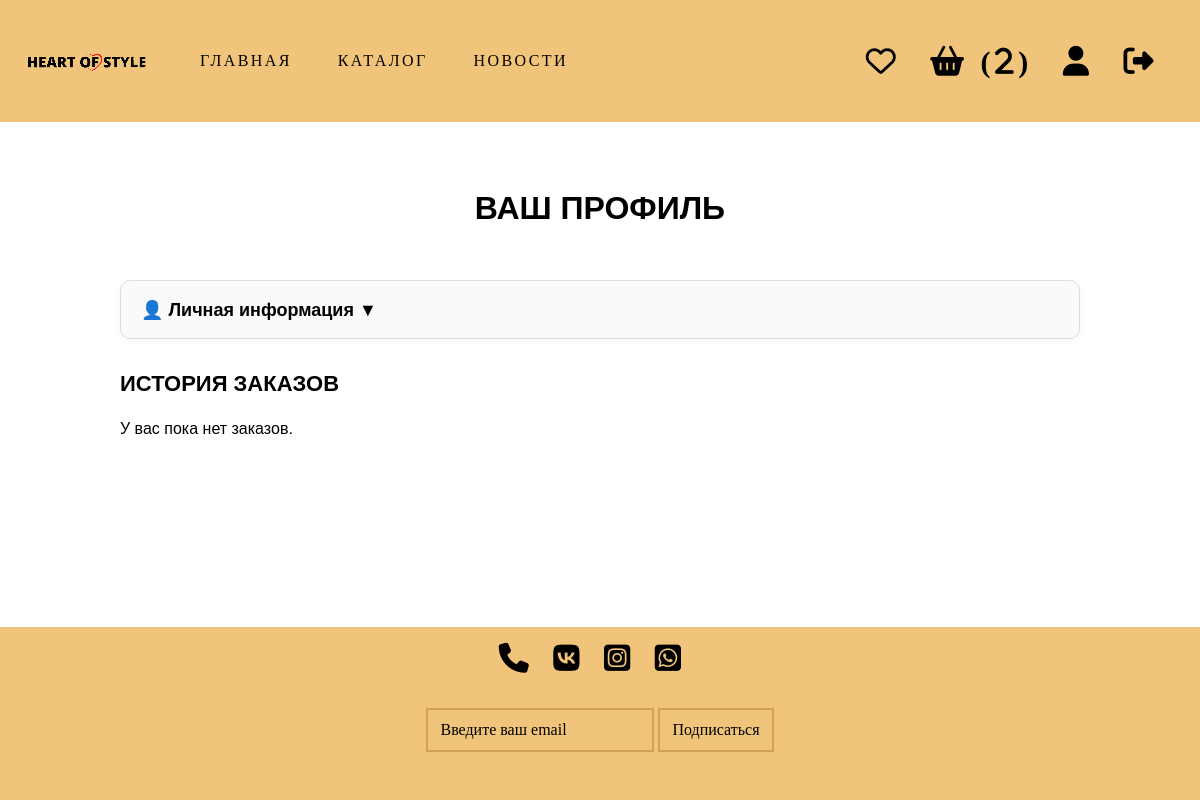
Page /profile/ (signed in) on the earlier database version.
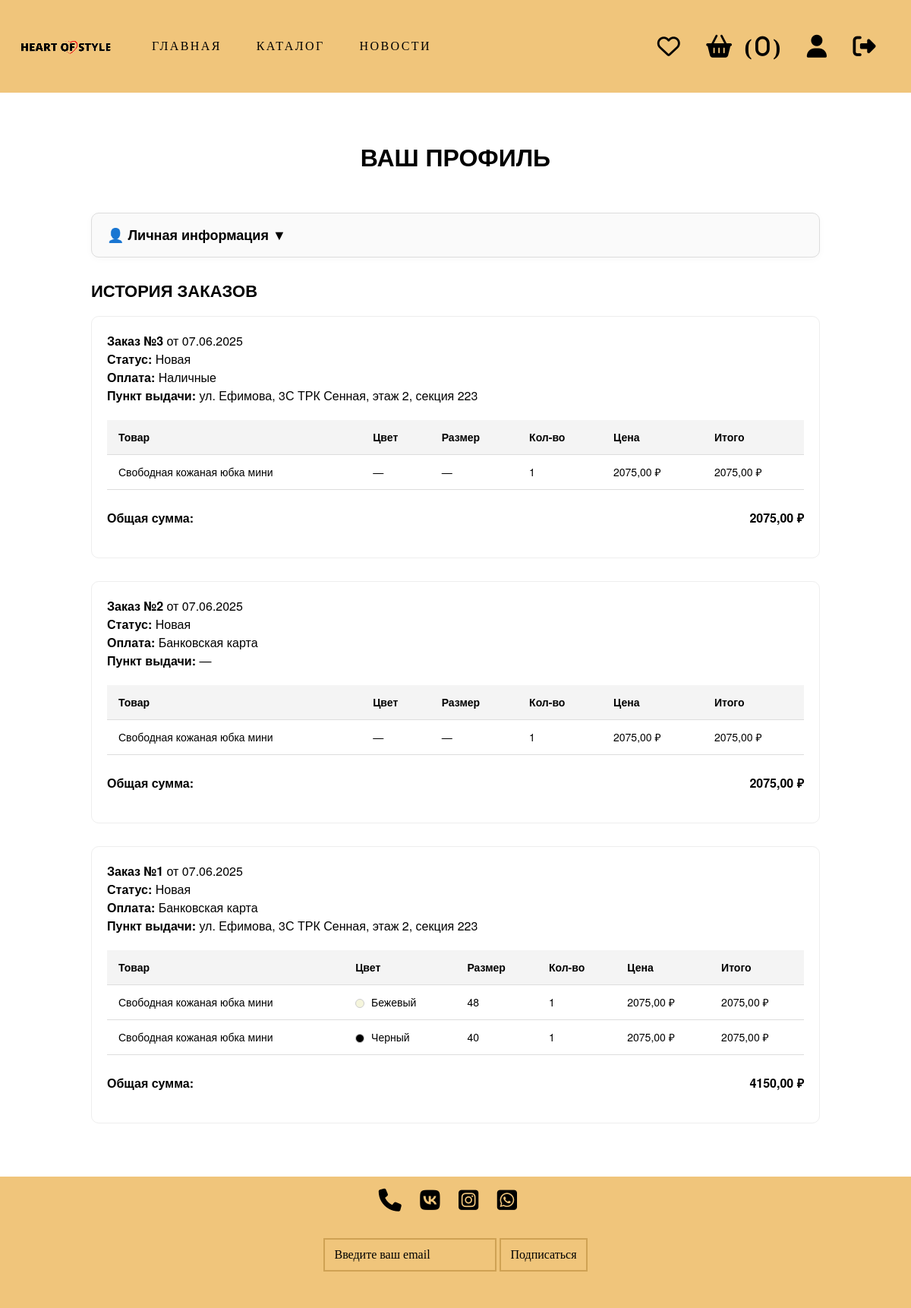
Same page on the later database version.
### backend/general/models.py (models this page shows, shortened)
class Cart(models.Model):
    user = models.OneToOneField(User, on_delete=models.CASCADE)
    created_at = models.DateTimeField(auto_now_add=True)
    updated_at = models.DateTimeField(auto_now=True)
    @property
    def total_items(self):
        return self.items.count()

class Order(models.Model):
    TYPE_PAYMENT_CHOICES = [
        ("0", "Банковская карта "),
        ("1", "Наличные"),
    ]
    STATUS_CHOICES = [
        ("0", "Новая"),
        ("1", "В Обработке"),
        ("2", "Принята"),
        ("3", "Завершена"),
        ("4", "Отменена"),
    ]
    user = models.ForeignKey(
        User,
        on_delete=models.CASCADE
    )
    address = models.ForeignKey(
        PickupPoint,
        on_delete=models.SET_NULL,
        null=True,
        blank=False
    )
    type_payment = models.CharField(max_length=1, choices=TYPE_PAYMENT_CHOICES)
    status = models.CharField(max_length=1, choices=STATUS_CHOICES, default='0')
    date_at = models.DateTimeField(auto_now_add=True, verbose_name='Дата создания')
    product = models.ManyToManyField(
        Product,
        related_name='orders'
    )
    cancel_reason = models.CharField(max_length=200, null=True, blank=True)
    @property
    def total_price(self):
        return sum(item.total_price for item in self.items.all())

class PickupPoint(models.Model):
    address = models.CharField(max_length=255, unique=True)
    def __str__(self):
        return self.address

class OrderItem(models.Model):
    order = models.ForeignKey(Order, on_delete=models.CASCADE, related_name='items')
    product = models.ForeignKey(Product, on_delete=models.CASCADE)
    quantity = models.PositiveIntegerField(default=1)
    price = models.DecimalField(max_digits=10, decimal_places=2)  # цена на момент заказа
    color = models.ForeignKey(Color, on_delete=models.SET_NULL, null=True, blank=True)
    size = models.ForeignKey(Size, on_delete=models.SET_NULL, null=True, blank=True)
    @property
    def total_price(self):
        return self.quantity * self.price

class Product(models.Model):
    name = models.CharField(max_length=100)
    description = models.TextField()
    price = models.DecimalField(max_digits=10, decimal_places=2)
    created_at = models.DateTimeField(auto_now_add=True)

class Color(models.Model):
    name = models.CharField(max_length=100)
    hex_code=models.CharField(max_length=7, default='#FFFFFF')

class Size(models.Model):
    name = models.CharField(max_length=100)

### backend/general/views.py (the view)
# urls.py: path('profile/', profile, name='profile'),
def profile(request):
    orders = Order.objects.filter(user=request.user).prefetch_related(
        'items__product', 'items__color', 'items__size'
    ).select_related('address').order_by('-date_at')
    return render(request, 'profile.html', {
        'orders': orders,
    })

### frontend/templates/profile.html (shortened to what this page needs)
{% extends 'base.html' %}
{% load static %}
{% block content %}
<div class="profile-container">
  <h1 class="profile-title">ВАШ ПРОФИЛЬ</h1>
  <details class="user-info">
    <summary>👤 Личная информация</summary>
  </details>
  <h2 class="order-history-title">История заказов</h2>
  {% for order in orders %}
    <div class="order-block">
      <p><strong>Заказ №{{ order.id }}</strong> от {{ order.date_at|date:"d.m.Y" }}</p>
      <p><strong>Статус:</strong> {{ order.get_status_display }}</p>
      <p><strong>Оплата:</strong> {{ order.get_type_payment_display }}</p>
      <p><strong>Пункт выдачи:</strong> {{ order.address|default:"—" }}</p>
      <table class="order-table">
        <thead>
          <tr>
            <th>Товар</th>
            <th>Цвет</th>
            <th>Размер</th>
            <th>Кол-во</th>
            <th>Цена</th>
            <th>Итого</th>
          </tr>
        </thead>
        <tbody>
          {% for item in order.items.all %}
            <tr>
              <td>{{ item.product.name }}</td>
              <td>
                {% if item.color %}
                  <span class="color-circle" style="background-color: {{ item.color.hex_code }}"></span>
                  {{ item.color.name }}
                {% else %}
                  —
                {% endif %}
              </td>
              <td>
                {% if item.size %}
                  {{ item.size.name }}
                {% else %}
                  —
                {% endif %}
              </td>
              <td>{{ item.quantity }}</td>
              <td>{{ item.price }} ₽</td>
              <td>{{ item.total_price }} ₽</td>
            </tr>
          {% endfor %}
        </tbody>
      </table>
      <p class="order-total">Общая сумма: <strong>{{ order.total_price }} ₽</strong></p>
    </div>
  {% empty %}
    <p>У вас пока нет заказов.</p>
  {% endfor %}
</div>
{% endblock %}

### frontend/templates/base.html (shortened to what this page needs)
{%load static%}
<!DOCTYPE html>
<html lang="en">
    <head>
        <link rel="stylesheet" href="{%static 'my_css/font_awesome.css'%}">
        <link rel="stylesheet" href="{%static 'bootstrap.min.css'%}">
        <link rel="stylesheet" href="{% static 'my_css/style.css' %}">
    </head>
    <body class="d-flex flex-column min-vh-100">
        <nav class="navbar navbar-expand-lg bg-body-tertiary">
            <div class="container-fluid">
                <img src="{%static 'img/logo.png'%}" alt="" class="logo">
                <div class="collapse navbar-collapse" id="navbarSupportedContent">
                    <ul class="navbar-nav me-auto mb-2 mb-lg-0">
                        <li class="nav-item">
                            <a class="nav-link active" aria-current="page" href="{% url "index" %}">Главная</a>
                        </li>
                        <li class="nav-item">
                            <a class="nav-link active" aria-current="page" href="{% url "catalog" %}">Каталог</a>
                        </li>
                        <li class="nav-item">
                            <a class="nav-link active" aria-current="page" href="#">Новости</a>
                        </li>
                    </ul>
                    <form class="d-flex" role="search">
                        {% if not user.is_authenticated %}
                            <a class="fa-solid fa-right-to-bracket fa active" href="{% url "login" %}"></a>
                        {% else %}
                            {% if user.is_superuser %}
                                <a class="fa-solid fa-book  fa active" href="{%url 'admin_order'%}"></a>
                                <a class="fa-solid fa-user-tie fa active" href="{%url 'admin_product'%}"></a>
                            {% else %}
                                <a class="fa-regular fa-heart fa active" href="#"></a>
                                <a href="{% url 'cart_detail' %}" class="fa-solid fa-basket-shopping fa active">
                                    (<span class="cart-counter">{{ request.user.cart.total_items|default:0 }}</span>)
                                </a>
                                <a class="fa-solid fa-user fa active" href="{% url 'profile' %}"></a>
                            {% endif %}
                            <a class="fa-solid fa-right-from-bracket fa active" href="{% url "logout" %}"></a>
                        {% endif %}
                    </form>
                </div>
            </div>
        </nav>
        <div class="container flex-grow-1 ">
        {% block content %} {% endblock %}
        </div>
        <footer class=" text-center py-3 ">
           <div class="footer center">
                <a href="#" class="me-3 fa-solid fa-phone fa active"></a>
                <a href="#" class="me-3 fa-brands fa-vk fa active"></a>
                <a href="#" class="me-3 fa-brands fa-square-instagram fa active"></a>
                <a href="#" class="me-3 fa-brands fa-square-whatsapp fa active"></a>
           </div>
            <form>
                <input type="email" placeholder="Введите ваш email">
                <button type="submit">Подписаться</button>
            </form>
        </footer>
    </body>
</html>

Differences in the rows shown:
added Order: id "3", date_at "07.06.2025", status "Новая", type_payment "Наличные", address "ул. Ефимова, 3С ТРК Сенная, этаж 2, секция 223", total_price "2075,00"
added OrderItem: product.name "Свободная кожаная юбка мини", quantity "1", price "2075,00", total_price "2075,00", shown under "3"
added Order: id "2", date_at "07.06.2025", status "Новая", type_payment "Банковская карта", address "—", total_price "2075,00"
added OrderItem: product.name "Свободная кожаная юбка мини", quantity "1", price "2075,00", total_price "2075,00", shown under "2"
added Order: id "1", date_at "07.06.2025", status "Новая", type_payment "Банковская карта", address "ул. Ефимова, 3С ТРК Сенная, этаж 2, секция 223", total_price "4150,00"
added OrderItem: product.name "Свободная кожаная юбка мини", color.name "Бежевый", size.name "48", quantity "1", price "2075,00", total_price "2075,00"
added OrderItem: product.name "Свободная кожаная юбка мини", color.name "Черный", size.name "40", quantity "1", price "2075,00", total_price "2075,00"
Other differences:
{{ request.user.cart.total_items|default:0 }}: "2" → "0"
text no longer shown: "У вас пока нет заказов."
